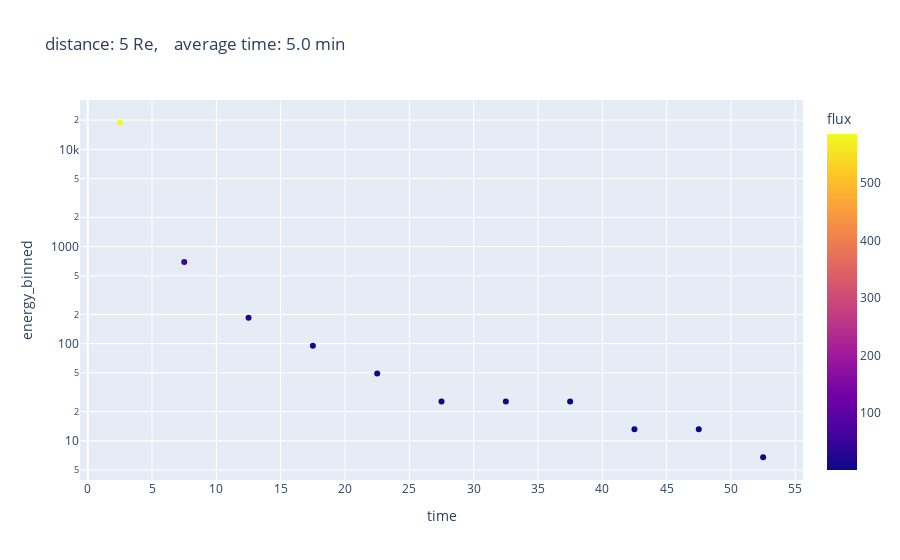
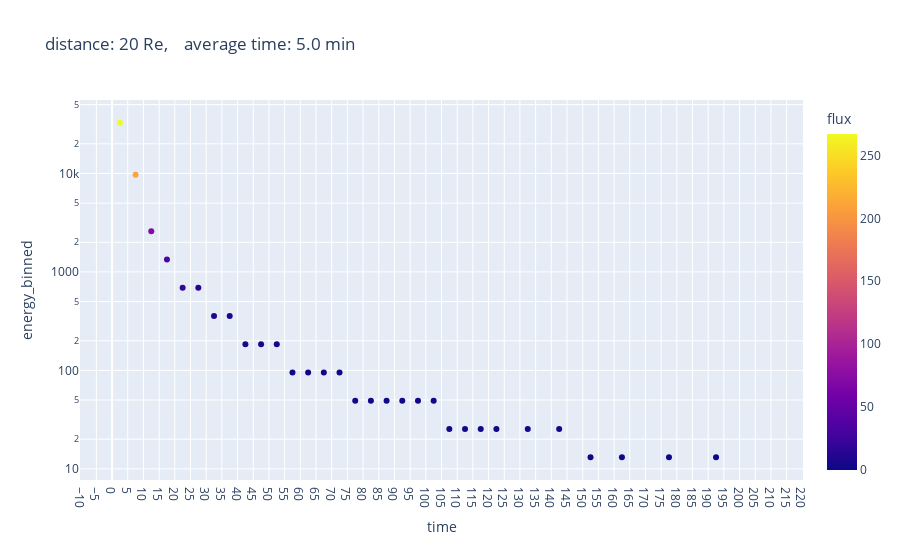
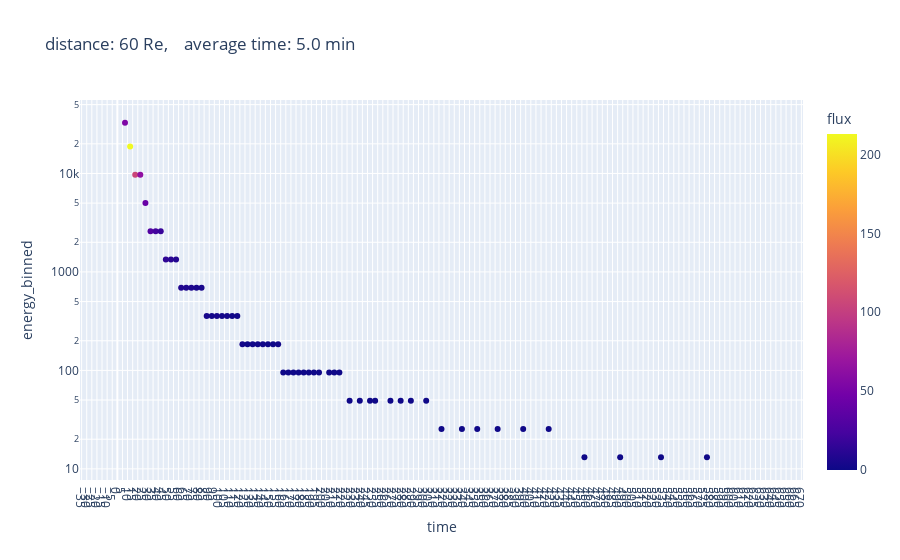

The cell these charts' notebook holds for them, in order:
### Code cell
target_distances = [5,20,60]
avg_time = 5. 

for target_distance in target_distances:
    index = (result['distance_Re'] == target_distance)
    ntime = round(max(result.loc[index,'time'])/avg_time)
    time_loop = np.arange(0,ntime,1)
    energy_spectra = pd.DataFrame(data = np.empty((ntime,3)), columns =['time','energy','flux'])

    for itime in time_loop:
        st = itime * avg_time
        et = (itime+1) * avg_time
        index = (result['time'] >= st) & (result['time'] < et) & (result['distance_Re'] == target_distance)
        energy_spectra.loc[itime,'flux'] = len(result.loc[index,'energy_binned'])
        if energy_spectra.loc[itime,'flux'] > 0:
            energy_spectra.loc[itime,'energy'] = statistics.mean(result.loc[index,'energy_binned'])
        energy_spectra.loc[itime,'time'] = (st + et)/2
    
    energy_spectra['energy_binned'] = mms_enspectra_simulation_functions.find_energy_bin_df(
        energy_spectra['energy'])

    fig = px.scatter(energy_spectra, x="time", y="energy_binned", color = 'flux', log_y=True
                     , title = 'distance: ' + str(target_distance) + ' Re, ' 
                     + '   average time: ' + str(avg_time) + ' min')
    fig.update_xaxes(dtick=avg_time)
    fig.show()

### Figure 1 — Plotly figure (JSON) as saved in the notebook; plotly's stock layout.template omitted (floating-point values rounded to 4 significant figures)
{"data": [{"hovertemplate": "time=%{x}<br>energy_binned=%{y}<br>flux=%{marker.color}<extra></extra>", "legendgroup": "", "marker": {"color": [585, 53, 18, 9, 5, 4, 2, 2, 2, 1, 1], "coloraxis": "coloraxis", "symbol": "circle"}, "mode": "markers", "name": "", "orientation": "v", "showlegend": false, "type": "scatter", "x": [2.5, 7.5, 12.5, 17.5, 22.5, 27.5, 32.5, 37.5, 42.5, 47.5, 52.5], "xaxis": "x", "y": [18800.0, 691.1, 184.4, 95.24, 49.2, 25.41, 25.41, 25.41, 13.12, 13.12, 6.77], "yaxis": "y"}], "layout": {"coloraxis": {"colorbar": {"title": {"text": "flux"}}, "colorscale": [[0, "#0d0887"], [0.1111, "#46039f"], [0.2222, "#7201a8"], [0.3333, "#9c179e"], [0.4444, "#bd3786"], [0.5556, "#d8576b"], [0.6667, "#ed7953"], [0.7778, "#fb9f3a"], [0.8889, "#fdca26"], [1, "#f0f921"]]}, "legend": {"tracegroupgap": 0}, "title": {"text": "distance: 5 Re,    average time: 5.0 min"}, "xaxis": {"anchor": "y", "domain": [0, 1], "dtick": 5, "title": {"text": "time"}}, "yaxis": {"anchor": "x", "domain": [0, 1], "title": {"text": "energy_binned"}, "type": "log"}}}

### Figure 2 — Plotly figure (JSON) as saved in the notebook; plotly's stock layout.template omitted (floating-point values rounded to 4 significant figures)
{"data": [{"hovertemplate": "time=%{x}<br>energy_binned=%{y}<br>flux=%{marker.color}<extra></extra>", "legendgroup": "", "marker": {"color": [267, 212, 71, 35, 22, 14, 10, 7, 6, 5, 4, 3, 3, 2, 2, 2, 2, 1, 1, 1, 1, 1, 1, 1, 1, 0, 1, 0, 1, 0, 1, 0, 1, 0, 0, 1, 0, 0, 1, 0, 0, 0], "coloraxis": "coloraxis", "symbol": "circle"}, "mode": "markers", "name": "", "orientation": "v", "showlegend": false, "type": "scatter", "x": [2.5, 7.5, 12.5, 17.5, 22.5, 27.5, 32.5, 37.5, 42.5, 47.5, 52.5, 57.5, 62.5, 67.5, 72.5, 77.5, 82.5, 87.5, 92.5, 97.5, 102.5, 107.5, 112.5, 117.5, 122.5, 127.5, 132.5, 137.5, 142.5, 147.5, 152.5, 157.5, 162.5, 167.5, 172.5, 177.5, 182.5, 187.5, 192.5, 197.5, 202.5, 207.5], "xaxis": "x", "y": [32740.0, 9710.0, 2590.0, 1338.0, 691.1, 691.1, 357.0, 357.0, 184.4, 184.4, 184.4, 95.24, 95.24, 95.24, 95.24, 49.2, 49.2, 49.2, 49.2, 49.2, 49.2, 25.41, 25.41, 25.41, 25.41, null, 25.41, null, 25.41, null, 13.12, null, 13.12, null, null, 13.12, null, null, 13.12, null, null, null], "yaxis": "y"}], "layout": {"coloraxis": {"colorbar": {"title": {"text": "flux"}}, "colorscale": [[0, "#0d0887"], [0.1111, "#46039f"], [0.2222, "#7201a8"], [0.3333, "#9c179e"], [0.4444, "#bd3786"], [0.5556, "#d8576b"], [0.6667, "#ed7953"], [0.7778, "#fb9f3a"], [0.8889, "#fdca26"], [1, "#f0f921"]]}, "legend": {"tracegroupgap": 0}, "title": {"text": "distance: 20 Re,    average time: 5.0 min"}, "xaxis": {"anchor": "y", "domain": [0, 1], "dtick": 5, "title": {"text": "time"}}, "yaxis": {"anchor": "x", "domain": [0, 1], "title": {"text": "energy_binned"}, "type": "log"}}}

### Figure 3 — Plotly figure (JSON) as saved in the notebook; plotly's stock layout.template omitted (floating-point values rounded to 4 significant figures)
{"data": [{"hovertemplate": "time=%{x}<br>energy_binned=%{y}<br>flux=%{marker.color}<extra></extra>", "legendgroup": "", "marker": {"color": [0, 54, 213, 106, 64, 42, 30, 23, 18, 14, 12, 9, 8, 7, 7, 5, 5, 4, 3, 4, 3, 3, 2, 2, 3, 1, 2, 2, 2, 1, 1, 2, 1, 1, 1, 1, 1, 1, 1, 1, 0, 1, 1, 1, 0, 1, 0, 1, 0, 1, 1, 0, 0, 1, 0, 1, 0, 1, 0, 0, 1, 0, 0, 1, 0, 0, 0, 1, 0, 0, 1, 0, 0, 0, 1, 0, 0, 0, 0, 1, 0, 0, 0, 0, 1, 0, 0, 0, 0, 0, 0, 1, 0, 0, 0, 0, 0, 0, 1, 0, 0, 0, 0, 0, 0, 0, 1, 0, 0, 0, 0, 0, 0, 0, 0, 1, 0, 0, 0, 0, 0, 0, 0, 0, 0, 0, 0], "coloraxis": "coloraxis", "symbol": "circle"}, "mode": "markers", "name": "", "orientation": "h", "showlegend": false, "type": "scatter", "x": [2.5, 7.5, 12.5, 17.5, 22.5, 27.5, 32.5, 37.5, 42.5, 47.5, 52.5, 57.5, 62.5, 67.5, 72.5, 77.5, 82.5, 87.5, 92.5, 97.5, 102.5, 107.5, 112.5, 117.5, 122.5, 127.5, 132.5, 137.5, 142.5, 147.5, 152.5, 157.5, 162.5, 167.5, 172.5, 177.5, 182.5, 187.5, 192.5, 197.5, 202.5, 207.5, 212.5, 217.5, 222.5, 227.5, 232.5, 237.5, 242.5, 247.5, 252.5, 257.5, 262.5, 267.5, 272.5, 277.5, 282.5, 287.5, 292.5, 297.5, 302.5, 307.5, 312.5, 317.5, 322.5, 327.5, 332.5, 337.5, 342.5, 347.5, 352.5, 357.5, 362.5, 367.5, 372.5, 377.5, 382.5, 387.5, 392.5, 397.5, 402.5, 407.5, 412.5, 417.5, 422.5, 427.5, 432.5, 437.5, 442.5, 447.5, 452.5, 457.5, 462.5, 467.5, 472.5, 477.5, 482.5, 487.5, 492.5, 497.5, 502.5, 507.5, 512.5, 517.5, 522.5, 527.5, 532.5, 537.5, 542.5, 547.5, 552.5, 557.5, 562.5, 567.5, 572.5, 577.5, 582.5, 587.5, 592.5, 597.5, 602.5, 607.5, 612.5, 617.5, 622.5, 627.5, 632.5], "xaxis": "x", "y": [null, 32740.0, 18800.0, 9710.0, 9710.0, 5015.0, 2590.0, 2590.0, 2590.0, 1338.0, 1338.0, 1338.0, 691.1, 691.1, 691.1, 691.1, 691.1, 357.0, 357.0, 357.0, 357.0, 357.0, 357.0, 357.0, 184.4, 184.4, 184.4, 184.4, 184.4, 184.4, 184.4, 184.4, 95.24, 95.24, 95.24, 95.24, 95.24, 95.24, 95.24, 95.24, null, 95.24, 95.24, 95.24, null, 49.2, null, 49.2, null, 49.2, 49.2, null, null, 49.2, null, 49.2, null, 49.2, null, null, 49.2, null, null, 25.41, null, null, null, 25.41, null, null, 25.41, null, null, null, 25.41, null, null, null, null, 25.41, null, null, null, null, 25.41, null, null, null, null, null, null, 13.12, null, null, null, null, null, null, 13.12, null, null, null, null, null, null, null, 13.12, null, null, null, null, null, null, null, null, 13.12, null, null, null, null, null, null, null, null, null, null, null], "yaxis": "y"}], "layout": {"coloraxis": {"colorbar": {"title": {"text": "flux"}}, "colorscale": [[0, "#0d0887"], [0.1111, "#46039f"], [0.2222, "#7201a8"], [0.3333, "#9c179e"], [0.4444, "#bd3786"], [0.5556, "#d8576b"], [0.6667, "#ed7953"], [0.7778, "#fb9f3a"], [0.8889, "#fdca26"], [1, "#f0f921"]]}, "legend": {"tracegroupgap": 0}, "title": {"text": "distance: 60 Re,    average time: 5.0 min"}, "xaxis": {"anchor": "y", "domain": [0, 1], "dtick": 5, "title": {"text": "time"}}, "yaxis": {"anchor": "x", "domain": [0, 1], "title": {"text": "energy_binned"}, "type": "log"}}}
